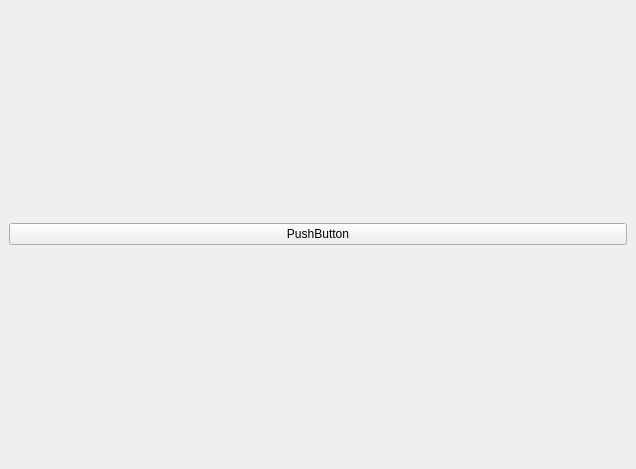
<?xml version="1.0" encoding="UTF-8"?>
<ui version="4.0">
 <class>MainWindow</class>
 <widget class="QMainWindow" name="MainWindow">
  <property name="geometry">
   <rect>
    <x>0</x>
    <y>0</y>
    <width>636</width>
    <height>469</height>
   </rect>
  </property>
  <property name="windowTitle">
   <string>MainWindow</string>
  </property>
  <widget class="QWidget" name="centralwidget">
   <layout class="QGridLayout" name="gridLayout">
    <property name="leftMargin">
     <number>0</number>
    </property>
    <property name="topMargin">
     <number>0</number>
    </property>
    <property name="rightMargin">
     <number>0</number>
    </property>
    <property name="bottomMargin">
     <number>0</number>
    </property>
    <property name="spacing">
     <number>0</number>
    </property>
    <item row="0" column="0">
     <widget class="QWidget" name="widget" native="true">
      <layout class="QGridLayout" name="gridLayout_2">
       <item row="0" column="0">
        <widget class="QPushButton" name="pushButton">
         <property name="text">
          <string>PushButton</string>
         </property>
        </widget>
       </item>
      </layout>
     </widget>
    </item>
   </layout>
  </widget>
 </widget>
 <resources/>
 <connections/>
</ui>
